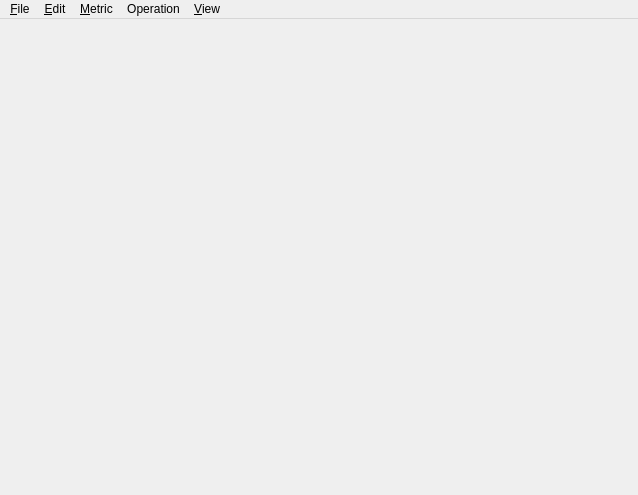
<?xml version="1.0" encoding="UTF-8"?>
<ui version="4.0">
 <class>MainWindow</class>
 <widget class="QMainWindow" name="MainWindow">
  <property name="geometry">
   <rect>
    <x>0</x>
    <y>0</y>
    <width>638</width>
    <height>495</height>
   </rect>
  </property>
  <property name="windowTitle">
   <string>CGAL - VSA demo</string>
  </property>
  <property name="windowIcon">
   <iconset resource="VSA_demo.qrc">
    <normaloff>:/cgal/icons/resources/cgal_logo.xpm</normaloff>:/cgal/icons/resources/cgal_logo.xpm</iconset>
  </property>
  <property name="locale">
   <locale language="English" country="UnitedStates"/>
  </property>
  <widget class="QWidget" name="centralwidget">
   <layout class="QGridLayout" name="gridLayout">
    <item row="0" column="1">
     <widget class="Viewer" name="viewer" native="true">
      <property name="locale">
       <locale language="English" country="UnitedStates"/>
      </property>
     </widget>
    </item>
   </layout>
  </widget>
  <widget class="QMenuBar" name="menubar">
   <property name="geometry">
    <rect>
     <x>0</x>
     <y>0</y>
     <width>638</width>
     <height>26</height>
    </rect>
   </property>
   <widget class="QMenu" name="menuFile">
    <property name="title">
     <string>&amp;File</string>
    </property>
    <addaction name="actionLoadPolyhedron"/>
    <addaction name="actionSaveApproximation"/>
    <addaction name="separator"/>
    <addaction name="actionQuit"/>
   </widget>
   <widget class="QMenu" name="menuView">
    <property name="title">
     <string>&amp;View</string>
    </property>
    <addaction name="actionViewPolyhedron"/>
    <addaction name="actionViewWireframe"/>
    <addaction name="actionViewBoundary"/>
    <addaction name="separator"/>
    <addaction name="actionViewAnchors"/>
    <addaction name="actionViewApproximation"/>
   </widget>
   <widget class="QMenu" name="menuAlgorithms">
    <property name="title">
     <string>&amp;Metric</string>
    </property>
    <addaction name="actionL21"/>
    <addaction name="actionL2"/>
    <addaction name="actionCompact"/>
   </widget>
   <widget class="QMenu" name="menuEdit">
    <property name="title">
     <string>&amp;Edit</string>
    </property>
    <addaction name="actionCopySnapshot"/>
    <addaction name="actionSaveSnapshot"/>
   </widget>
   <widget class="QMenu" name="menuOperation">
    <property name="title">
     <string>Operation</string>
    </property>
    <addaction name="actionSeeding"/>
    <addaction name="actionFit"/>
    <addaction name="actionAdd"/>
    <addaction name="actionTeleport"/>
    <addaction name="separator"/>
    <addaction name="actionMeshing"/>
   </widget>
   <addaction name="menuFile"/>
   <addaction name="menuEdit"/>
   <addaction name="menuAlgorithms"/>
   <addaction name="menuOperation"/>
   <addaction name="menuView"/>
  </widget>
  <action name="actionQuit">
   <property name="text">
    <string>&amp;Quit</string>
   </property>
  </action>
  <action name="actionLoadPolyhedron">
   <property name="text">
    <string>&amp;Load polyhedron</string>
   </property>
  </action>
  <action name="actionViewWireframe">
   <property name="checkable">
    <bool>true</bool>
   </property>
   <property name="text">
    <string>&amp;Wireframe</string>
   </property>
   <property name="toolTip">
    <string>View wireframe</string>
   </property>
  </action>
  <action name="actionSaveSnapshot">
   <property name="text">
    <string>&amp;Save snapshot</string>
   </property>
  </action>
  <action name="actionCopySnapshot">
   <property name="text">
    <string>&amp;Copy snapshot</string>
   </property>
  </action>
  <action name="actionViewBoundary">
   <property name="checkable">
    <bool>true</bool>
   </property>
   <property name="text">
    <string>&amp;Boundary</string>
   </property>
   <property name="toolTip">
    <string>View proxy boundary</string>
   </property>
  </action>
  <action name="actionViewAnchors">
   <property name="checkable">
    <bool>true</bool>
   </property>
   <property name="text">
    <string>&amp;Anchors</string>
   </property>
   <property name="toolTip">
    <string>View anchors</string>
   </property>
  </action>
  <action name="actionViewApproximation">
   <property name="checkable">
    <bool>true</bool>
   </property>
   <property name="text">
    <string>Appro&amp;ximation</string>
   </property>
   <property name="toolTip">
    <string>View approximation</string>
   </property>
  </action>
  <action name="actionViewPolyhedron">
   <property name="checkable">
    <bool>true</bool>
   </property>
   <property name="checked">
    <bool>false</bool>
   </property>
   <property name="text">
    <string>&amp;Polyhedron</string>
   </property>
   <property name="toolTip">
    <string>View polyhedron</string>
   </property>
  </action>
  <action name="actionSaveApproximation">
   <property name="text">
    <string>&amp;Save Approximation</string>
   </property>
   <property name="toolTip">
    <string>Save approximation</string>
   </property>
  </action>
  <action name="actionSeeding">
   <property name="text">
    <string>&amp;Seeding</string>
   </property>
   <property name="shortcut">
    <string>Ctrl+I</string>
   </property>
  </action>
  <action name="actionFit">
   <property name="text">
    <string>&amp;Fit</string>
   </property>
   <property name="shortcut">
    <string>Ctrl+F</string>
   </property>
  </action>
  <action name="actionTeleport">
   <property name="text">
    <string>&amp;Teleport</string>
   </property>
   <property name="shortcut">
    <string>Ctrl+T</string>
   </property>
  </action>
  <action name="actionAdd">
   <property name="text">
    <string>&amp;Add</string>
   </property>
   <property name="shortcut">
    <string>Ctrl+A</string>
   </property>
  </action>
  <action name="actionMeshing">
   <property name="text">
    <string>Meshing</string>
   </property>
   <property name="shortcut">
    <string>Ctrl+M</string>
   </property>
  </action>
  <action name="actionL21">
   <property name="checkable">
    <bool>true</bool>
   </property>
   <property name="checked">
    <bool>false</bool>
   </property>
   <property name="text">
    <string>L2&amp;1</string>
   </property>
  </action>
  <action name="actionL2">
   <property name="checkable">
    <bool>true</bool>
   </property>
   <property name="text">
    <string>L&amp;2</string>
   </property>
  </action>
  <action name="actionCompact">
   <property name="checkable">
    <bool>true</bool>
   </property>
   <property name="text">
    <string>&amp;Compact</string>
   </property>
  </action>
 </widget>
 <customwidgets>
  <customwidget>
   <class>Viewer</class>
   <extends>QWidget</extends>
   <header>Viewer.h</header>
  </customwidget>
 </customwidgets>
 <resources>
  <include location="VSA_demo.qrc"/>
 </resources>
 <connections/>
</ui>
